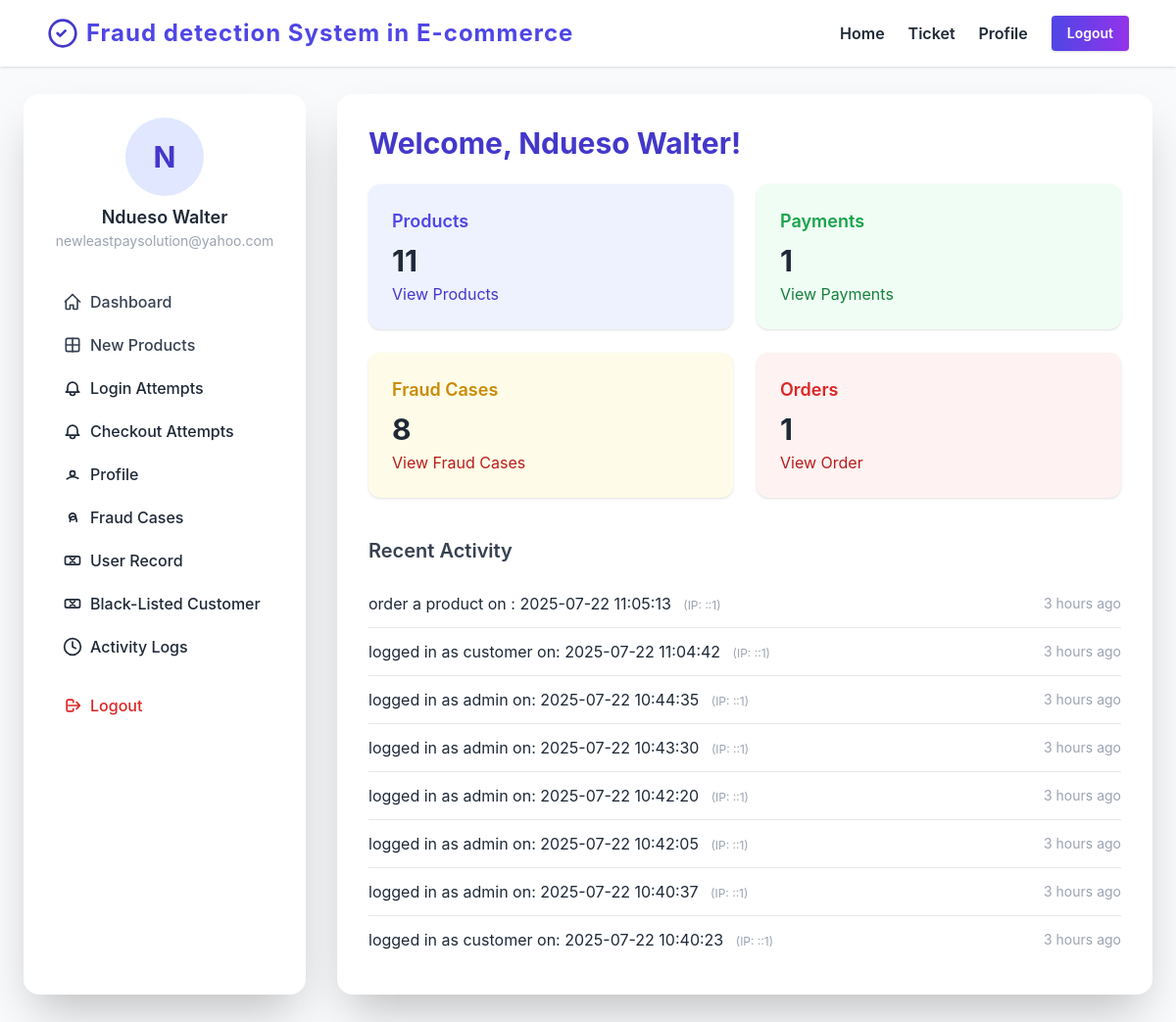
Screenshot of /Admin/index.php (signed in) with the database file from the repository.
### tables this page shows
CREATE TABLE `users` (
  `id` bigint(20) UNSIGNED NOT NULL,
  `email` varchar(255) NOT NULL,
  `password_hash` char(60) NOT NULL,
  `full_name` varchar(120) NOT NULL,
  `phone` varchar(30) DEFAULT NULL,
  `role` varchar(15) NOT NULL,
  `status` int(1) NOT NULL DEFAULT 1,
  `created_at` timestamp NOT NULL DEFAULT current_timestamp(),
  `updated_at` timestamp NOT NULL DEFAULT current_timestamp() ON UPDATE current_timestamp()
);

CREATE TABLE `activity_logs` (
  `id` int(11) NOT NULL,
  `user_id` varchar(125) NOT NULL,
  `role` varchar(15) NOT NULL,
  `operation` text DEFAULT NULL,
  `ip_address` varchar(50) NOT NULL,
  `created_at` datetime DEFAULT current_timestamp()
);

### inc/config.php (called while the page is built, shortened)
<?php
include('../database/connect.php');
include('../database/connect2.php');
$user_id = $_SESSION["user_id"];
$stmt = $dbh->query("SELECT * FROM users where id='$user_id'");
$row_user = $stmt->fetch();
$sql = "SELECT COUNT(*) AS total_products FROM products";
$result = $conn->query($sql);
$row = $result->fetch_assoc();
$total_products = $row['total_products'];
$sql = "SELECT COUNT(*) AS total_payments FROM payments";
$result = $conn->query($sql);
$row = $result->fetch_assoc();
$total_payments = $row['total_payments'];
$sql = "SELECT COUNT(*) AS total_orders FROM orders";
$result = $conn->query($sql);
$row = $result->fetch_assoc();
$total_orders = $row['total_orders'];
$sql = "SELECT COUNT(*) AS total_fraud_cases FROM fraud_cases";
$result = $conn->query($sql);
$row = $result->fetch_assoc();
$total_fraud_cases = $row['total_fraud_cases'];
?>

### Admin/index.php (the view, shortened to what this page needs)
<?php
include('../inc/config.php');
?>
<!DOCTYPE html>
<html lang="en">
<head>
    <?php include('partials/head.php'); ?>
</head>
<body class="bg-gray-50 text-gray-800">
    <header class="fixed top-0 left-0 w-full bg-white shadow z-50">
         <?php include('partials/navbar.php'); ?>
    </header>
    <section class="min-h-screen flex items-start justify-center pt-24 pb-12">
      <div class="w-full max-w-6xl mx-auto flex flex-col md:flex-row gap-8">
            <aside class="w-full md:w-72 bg-white rounded-2xl shadow-2xl p-6 flex flex-col gap-2 sticky top-28 z-10 md:order-1 order-2 mb-8 md:mb-0">
                  <?php include('partials/sidebar.php'); ?>
            </aside>
            <div class="flex-1 bg-white rounded-2xl shadow-2xl p-8 mb-8 md:mb-0 md:order-2 order-1">
                <h2 class="text-3xl font-bold text-indigo-700 mb-6">Welcome, <?php echo htmlspecialchars($row_user['full_name'] ?? 'User'); ?>!</h2>
                <div class="grid grid-cols-1 md:grid-cols-2 gap-6">
                    <div class="bg-indigo-50 rounded-xl p-6 shadow flex flex-col">
                        <span class="text-indigo-600 font-semibold text-lg mb-2">Products</span>
                        <span class="text-3xl font-bold mb-1"><?php echo $total_products; ?></span>
                        <a href="product-record.php" class="text-indigo-700 hover:underline mt-auto">View Products</a>
                    </div>
                    <div class="bg-green-50 rounded-xl p-6 shadow flex flex-col">
                        <span class="text-green-600 font-semibold text-lg mb-2">Payments</span>
                        <span class="text-3xl font-bold mb-1"><?php echo $total_payments ?></span>
                        <a href="payment-record.php" class="text-green-700 hover:underline mt-auto">View Payments</a>
                    </div>
                    <div class="bg-yellow-50 rounded-xl p-6 shadow flex flex-col">
                        <span class="text-yellow-600 font-semibold text-lg mb-2">Fraud Cases</span>
                        <span class="text-3xl font-bold mb-1"><?php echo $total_fraud_cases; ?></span>
                       <a href="fraud-cases-record.php" class="text-red-700 hover:underline mt-auto">View Fraud Cases</a>
                    </div>
                    <div class="bg-red-50 rounded-xl p-6 shadow flex flex-col">
                        <span class="text-red-600 font-semibold text-lg mb-2">Orders</span>
                        <span class="text-3xl font-bold mb-1"><?php echo $total_orders  ?></span>
                        <a href="order-record.php" class="text-red-700 hover:underline mt-auto">View Order</a>
                    </div>
                </div>
                <?php
                $stmt = $conn->prepare("SELECT operation, created_at, ip_address FROM activity_logs ORDER BY created_at DESC LIMIT 8");
                $stmt->execute();
                $result = $stmt->get_result();
                ?>
                <div class="mt-10">
                    <h3 class="text-xl font-semibold text-gray-700 mb-4">Recent Activity  </h3>
                    <ul class="divide-y divide-gray-200">
                        <?php if ($result->num_rows > 0): ?>
                            <?php while ($row = $result->fetch_assoc()): ?>
                                <li class="py-3 flex justify-between items-center">
                                    <div>
                                        <span><?php echo htmlspecialchars($row['operation']); ?></span>
                                        <span class="ml-2 text-xs text-gray-400">(IP: <?php echo htmlspecialchars($row['ip_address']); ?>)</span>                                    </div>
                                    <span class="text-gray-400 text-sm">
                                        <?php
                                        $created_at = new DateTime($row['created_at']);
                                        $now = new DateTime();
                                        $diff = $now->diff($created_at);
                                        if ($diff->y > 0) {
                                            echo $diff->y . ' year' . ($diff->y > 1 ? 's' : '') . ' ago';
                                        } elseif ($diff->m > 0) {
                                            echo $diff->m . ' month' . ($diff->m > 1 ? 's' : '') . ' ago';
                                        } elseif ($diff->d > 0) {
                                            echo $diff->d . ' day' . ($diff->d > 1 ? 's' : '') . ' ago';
                                        } elseif ($diff->h > 0) {
                                            echo $diff->h . ' hour' . ($diff->h > 1 ? 's' : '') . ' ago';
                                        } elseif ($diff->i > 0) {
                                            echo $diff->i . ' minute' . ($diff->i > 1 ? 's' : '') . ' ago';
                                        } else {
                                            echo 'Just now';
                                        }
                                        ?>
                                    </span>                                </li>
                            <?php endwhile; ?>
                        <?php else: ?>
                            <li class="py-3 text-gray-500">No recent activity found.</li>
                        <?php endif; ?>
                    </ul>
                </div>
            </div>
        </div>
</section>
</body>
</html>

### Admin/partials/sidebar.php
<?php $initial = !empty($row_user['full_name']) ? strtoupper(mb_substr(trim($row_user['full_name']), 0, 1)) : 'N/A'; ?>
<div class="mb-6 flex flex-col items-center">
  <div class="w-20 h-20 rounded-full bg-indigo-100 flex items-center justify-center text-3xl font-bold text-indigo-700 mb-2">
    <?php echo $initial; ?>
  </div>
  <span class="font-semibold text-lg"><?php echo $row_user['full_name'];?></span>
  <span class="text-gray-400 text-sm"><?php echo $row_user['email'];?></span>
</div>
<nav class="flex flex-col gap-1">
  <a href="index.php" class="flex items-center gap-2 px-4 py-2 rounded-lg hover:bg-indigo-50 transition font-medium text-gray-700">
    <svg class="w-5 h-5" fill="none" stroke="currentColor" viewBox="0 0 24 24">
      <path d="M3 12l9-9 9 9M4 10v10a1 1 0 001 1h3a1 1 0 001-1v-4h4v4a1 1 0 001 1h3a1 1 0 001-1V10" stroke-width="2" stroke-linecap="round" stroke-linejoin="round"/>
    </svg>
    Dashboard
  </a>
  <a href="add-products.php" class="flex items-center gap-2 px-4 py-2 rounded-lg hover:bg-indigo-50 transition font-medium text-gray-700">
    <svg class="w-5 h-5" fill="none" stroke="currentColor" viewBox="0 0 24 24">
      <path d="M12 4v16m8-8H4" stroke-width="2" stroke-linecap="round" stroke-linejoin="round"/>
      <rect x="4" y="4" width="16" height="16" rx="2" stroke-width="2" stroke-linecap="round" stroke-linejoin="round"/>
    </svg>
    New Products
  </a>
  <a href="login-attempts.php" class="flex items-center gap-2 px-4 py-2 rounded-lg hover:bg-indigo-50 transition font-medium">
    <svg class="w-5 h-5" fill="none" stroke="currentColor" viewBox="0 0 24 24">
      <path d="M15 17h5l-1.405-1.405A2.032 2.032 0 0118 14.158V11a6 6 0 10-12 0v3.159c0 .538-.214 1.055-.595 1.436L4 17h5m6 0v1a3 3 0 11-6 0v-1m6 0H9" stroke-width="2" stroke-linecap="round" stroke-linejoin="round"/>
    </svg>
    Login Attempts
  </a>
  <a href="checkout-attempts.php" class="flex items-center gap-2 px-4 py-2 rounded-lg hover:bg-indigo-50 transition font-medium">
    <svg class="w-5 h-5" fill="none" stroke="currentColor" viewBox="0 0 24 24">
      <path d="M15 17h5l-1.405-1.405A2.032 2.032 0 0118 14.158V11a6 6 0 10-12 0v3.159c0 .538-.214 1.055-.595 1.436L4 17h5m6 0v1a3 3 0 11-6 0v-1m6 0H9" stroke-width="2" stroke-linecap="round" stroke-linejoin="round"/>
    </svg>
    Checkout Attempts
  </a>
  <a href="profile.php" class="flex items-center gap-2 px-4 py-2 rounded-lg hover:bg-indigo-50 transition font-medium">
    <svg class="w-5 h-5" fill="none" stroke="currentColor" viewBox="0 0 24 24">
      <path d="M5.121 17.804A13.937 13.937 0 0112 15c2.485 0 4.797.755 6.879 2.047M15 11a3 3 0 11-6 0 3 3 0 016 0z" stroke-width="2" stroke-linecap="round" stroke-linejoin="round"/>
    </svg>
    Profile
  </a>
  <a href="fraud-cases-records.php" class="flex items-center gap-2 px-4 py-2 rounded-lg hover:bg-indigo-50 transition font-medium">
    <svg class="w-5 h-5" fill="none" stroke="currentColor" viewBox="0 0 24 24">
      <path d="M9 17v-2a4 4 0 018 0v2M12 7a4 4 0 110 8 4 4 0 010-8z" stroke-width="2" stroke-linecap="round" stroke-linejoin="round"/>
    </svg>
    Fraud Cases
  </a>
  <a href="user-record.php" class="flex items-center gap-2 px-4 py-2 rounded-lg hover:bg-indigo-50 transition font-medium">
    <svg class="w-5 h-5" fill="none" stroke="currentColor" viewBox="0 0 24 24">
      <rect x="3" y="7" width="18" height="10" rx="2" stroke-width="2" stroke-linecap="round" stroke-linejoin="round"/>
      <path d="M9 9l6 6m0-6l-6 6" stroke-width="2" stroke-linecap="round" stroke-linejoin="round"/>
    </svg>
  User Record
  </a>
  <a href="black-listed-users.php" class="flex items-center gap-2 px-4 py-2 rounded-lg hover:bg-indigo-50 transition font-medium">
    <svg class="w-5 h-5" fill="none" stroke="currentColor" viewBox="0 0 24 24">
      <rect x="3" y="7" width="18" height="10" rx="2" stroke-width="2" stroke-linecap="round" stroke-linejoin="round"/>
      <path d="M9 9l6 6m0-6l-6 6" stroke-width="2" stroke-linecap="round" stroke-linejoin="round"/>
    </svg>
    Black-Listed Customer
  </a>
  <a href="activity-logs.php" class="flex items-center gap-2 px-4 py-2 rounded-lg hover:bg-indigo-50 transition font-medium">
    <svg class="w-5 h-5" fill="none" stroke="currentColor" viewBox="0 0 24 24">
      <circle cx="12" cy="12" r="10" stroke-width="2" stroke-linecap="round" stroke-linejoin="round"/>
      <path d="M12 6v6l4 2" stroke-width="2" stroke-linecap="round" stroke-linejoin="round"/>
    </svg>
    Activity Logs
  </a>
  <a href="logout.php" class="flex items-center gap-2 px-4 py-2 rounded-lg hover:bg-red-50 transition font-medium text-red-600 mt-4">
    <svg class="w-5 h-5" fill="none" stroke="currentColor" viewBox="0 0 24 24">
      <path d="M17 16l4-4m0 0l-4-4m4 4H7m6 4v1a2 2 0 01-2 2H7a2 2 0 01-2-2V7a2 2 0 012-2h4a2 2 0 012 2v1" stroke-width="2" stroke-linecap="round" stroke-linejoin="round"/>
    </svg>
    Logout
  </a>
</nav>

### Admin/assets/css/style.css (style rules this page uses)
body { font-family: 'Inter', sans-serif; }

### rows the page displays
users: full_name "N", full_name "Ndueso Walter", email "newleastpaysolution@yahoo.com"
activity_logs: operation "order a product on : 2025-07-22 11:05:13", ip_address "::1", created_at "3"
activity_logs: operation "logged in as customer on: 2025-07-22 11:04:42", ip_address "::1", created_at "3"
activity_logs: operation "logged in as admin on: 2025-07-22 10:44:35", ip_address "::1", created_at "3"
activity_logs: operation "logged in as admin on: 2025-07-22 10:43:30", ip_address "::1", created_at "3"
activity_logs: operation "logged in as admin on: 2025-07-22 10:42:20", ip_address "::1", created_at "3"
activity_logs: operation "logged in as admin on: 2025-07-22 10:42:05", ip_address "::1", created_at "3"
activity_logs: operation "logged in as admin on: 2025-07-22 10:40:37", ip_address "::1", created_at "3"
activity_logs: operation "logged in as customer on: 2025-07-22 10:40:23", ip_address "::1", created_at "3"

### other values shown
$app_name "Fraud detection System in E-commerce"
$total_products "11"
$total_payments "1"
$total_fraud_cases "8"
$total_orders "1"
